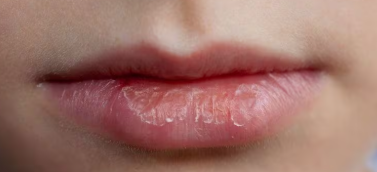
#> input picture hydration/data/Dehydrate/Dehydrate_01.png, 377 x 172 px; its folder holds only this picture in this run
$ python check_dataset_quality.py   (older library calls are emulated)
#> lines starting #> are read from the running program, lines starting #| are printed output that depends on the picture; after the words box and inside, x2 and y2 are one past the last pixel; in counts of white or black regions, pixels touching at a corner belong together
"""
Dataset Quality Checker for Lip Hydration Images
Run this script to analyze your dataset for quality issues
"""

import cv2
import numpy as np
import os
from pathlib import Path
import json
from datetime import datetime

class DatasetQualityChecker:
    def __init__(self, dataset_path):
        self.dataset_path = Path(dataset_path)
        self.results = {
            "timestamp": datetime.now().isoformat(),
            "total_images": 0,
            "issues_found": [],
            "statistics": {},
            "recommendations": []
        }

    def analyze_image(self, image_path):
        """Analyze a single image for quality issues"""
        img = cv2.imread(str(image_path))
#> img is the input picture: shape (172, 377, 3); mean B, G, R 104.1, 113.1, 157.7
        if img is None:
            return {"error": "Could not load image"}

        h, w = img.shape[:2]
#> h = 172; w = 377
        issues = []
        metrics = {}

        # 1. Check image dimensions and aspect ratio
        aspect_ratio = w / h
#> aspect_ratio = 2.19
        metrics['width'] = w
        metrics['height'] = h
        metrics['aspect_ratio'] = round(aspect_ratio, 2)

        if aspect_ratio > 2.5 or aspect_ratio < 0.4:
            issues.append(f"Unusual aspect ratio: {aspect_ratio:.2f}")

        # 2. Check for excessive background (using edge detection)
        gray = cv2.cvtColor(img, cv2.COLOR_BGR2GRAY)
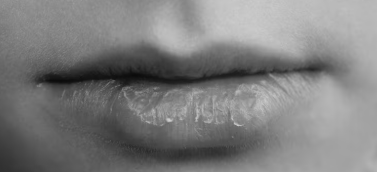
#> gray: shape (172, 377); min 11, max 207, mean 125.4
        edges = cv2.Canny(gray, 50, 150)
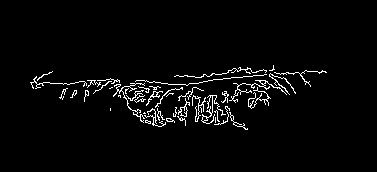
#> edges: shape (172, 377); 3.1% white in thin lines or dots, all inside (x1, y1, x2, y2) = (30, 65, 327, 130)

        # Divide image into regions
        center_h_start, center_h_end = h // 4, 3 * h // 4
#> center_h_start = 43; center_h_end = 129
        center_w_start, center_w_end = w // 4, 3 * w // 4
#> center_w_start = 94; center_w_end = 282

        center_region = edges[center_h_start:center_h_end, center_w_start:center_w_end]
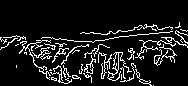
#> center_region: shape (86, 188); 10.5% white in thin lines or dots, all inside (x1, y1, x2, y2) = (0, 22, 188, 86)
        total_edges = np.sum(edges > 0)
#> total_edges = 2030
        center_edges = np.sum(center_region > 0)
#> center_edges = 1702

        if total_edges > 0:
            center_focus_ratio = center_edges / total_edges
#> center_focus_ratio = 0.838
            metrics['center_focus_ratio'] = round(center_focus_ratio, 3)

            # If less than 30% of edges are in center, likely too much background
            if center_focus_ratio < 0.3:
                issues.append(f"Too much background - only {center_focus_ratio*100:.1f}% focus in center")

        # 3. Check brightness and contrast
        brightness = np.mean(gray)
#> brightness = 125.4
        contrast = np.std(gray)
#> contrast = 42.47
        metrics['brightness'] = round(brightness, 2)
        metrics['contrast'] = round(contrast, 2)

        if brightness < 50:
            issues.append(f"Image too dark (brightness: {brightness:.1f})")
        elif brightness > 200:
            issues.append(f"Image too bright (brightness: {brightness:.1f})")

        if contrast < 20:
            issues.append(f"Low contrast (contrast: {contrast:.1f})")

        # 4. Check for blur using Laplacian variance
        laplacian_var = cv2.Laplacian(gray, cv2.CV_64F).var()
#> laplacian_var = 75.22
        metrics['sharpness'] = round(laplacian_var, 2)

        if laplacian_var < 100:
            issues.append(f"Image appears blurry (sharpness: {laplacian_var:.1f})")

        # 5. Detect skin-like colors (lips should have significant skin tones)
        hsv = cv2.cvtColor(img, cv2.COLOR_BGR2HSV)
#> hsv: shape (172, 377, 3); mean H, S, V 37.6, 95.5, 157.7

        # Skin color range in HSV
        lower_skin = np.array([0, 20, 70], dtype=np.uint8)
        upper_skin = np.array([20, 255, 255], dtype=np.uint8)
        skin_mask = cv2.inRange(hsv, lower_skin, upper_skin)
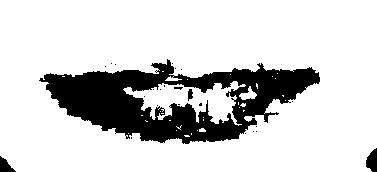
#> skin_mask: shape (172, 377); 81.7% white; 24 black regions (20 under 20 px), largest, box (x1, y1, x2, y2) and area: (39, 59, 320, 144) 11424, (366, 148, 377, 172) 191, (0, 156, 16, 172) 142, (188, 89, 193, 101) 44

        skin_percentage = (np.sum(skin_mask > 0) / (h * w)) * 100
#> skin_percentage = 81.73
        metrics['skin_percentage'] = round(skin_percentage, 2)

        if skin_percentage < 10:
            issues.append(f"Very low skin tone detected ({skin_percentage:.1f}%) - may not be a lip photo")

        # 6. Check file size
        file_size_kb = os.path.getsize(image_path) / 1024
        metrics['file_size_kb'] = round(file_size_kb, 2)

        if file_size_kb < 10:
            issues.append(f"Very small file size ({file_size_kb:.1f}KB) - may be low quality")

        return {
            "issues": issues,
            "metrics": metrics,
            "severity": "high" if len(issues) >= 3 else "medium" if len(issues) >= 1 else "low"
        }

    def check_dataset(self):
        """Check all images in the dataset"""
        categories = ['Dehydrate', 'Normal']

        for category in categories:
            category_path = self.dataset_path / category
            if not category_path.exists():
                print(f"Warning: {category} folder not found")
                continue

            print(f"\n{'='*60}")
            print(f"Analyzing {category} images...")
            print(f"{'='*60}")

            image_files = list(category_path.glob('*.jpg')) + \
                         list(category_path.glob('*.jpeg')) + \
                         list(category_path.glob('*.png'))

            category_issues = []

            for img_path in sorted(image_files):
                self.results['total_images'] += 1
                result = self.analyze_image(img_path)
#> result = 3 items

                if 'error' in result:
                    print(f"ERROR {img_path.name}: {result['error']}")
                    continue

                if result['issues']:
                    issue_data = {
#> (the run stopped early here; a loop or call above may not have finished)

$ run again, on hydration/data/Dehydrate/Dehydrate_05.png
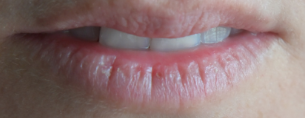
#> input picture hydration/data/Dehydrate/Dehydrate_05.png, 305 x 118 px
#> in analyze_image, img is the input picture: shape (118, 305, 3); mean B, G, R 114.4, 114.4, 139.8
#> in analyze_image, `edges = cv2.Canny(gray, 50, 150)`:
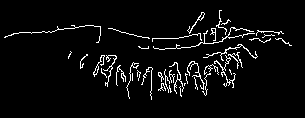
#> edges: shape (118, 305); 4.8% white in thin lines or dots, all inside (x1, y1, x2, y2) = (4, 10, 292, 100)
#> center_region: shape (59, 152); 12% white in thin lines or dots
#> total_edges = 1712
#> center_edges = 1073
#> center_focus_ratio = 0.627
#> brightness = 122
#> contrast = 47.98
#> laplacian_var = 71.18
#> hsv: shape (118, 305, 3); mean H, S, V 76.9, 59.6, 140.3
#> in analyze_image, `skin_mask = cv2.inRange(hsv, lower_skin, upper_skin)`:
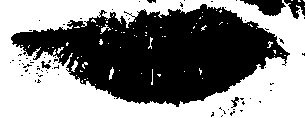
#> skin_mask: shape (118, 305); 51.7% white; 76 black regions (70 under 20 px), largest, box (x1, y1, x2, y2) and area: (11, 4, 290, 107) 16456, (240, 0, 286, 16) 408, (284, 0, 305, 19) 210, (41, 61, 51, 69) 39, (231, 97, 239, 108) 39, (147, 0, 156, 3) 20
#> skin_percentage = 51.67
#> result = 3 items

$ run again, on hydration/data/Dehydrate/Dehydrate_02.png
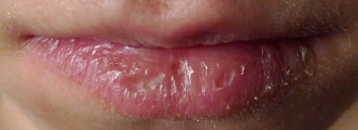
#> input picture hydration/data/Dehydrate/Dehydrate_02.png, 358 x 130 px
#> in analyze_image, img is the input picture: shape (130, 358, 3); mean B, G, R 77.4, 83.4, 131.5
#> edges: shape (130, 358); 6% white in thin lines or dots, all inside (x1, y1, x2, y2) = (7, 3, 313, 128)
#> center_region: shape (65, 179); 13.1% white in thin lines or dots
#> total_edges = 2786
#> center_edges = 1529
#> center_focus_ratio = 0.549
#> brightness = 97.07
#> contrast = 46.74
#> laplacian_var = 205
#> hsv: shape (130, 358, 3); mean H, S, V 61.1, 120.3, 131.5
#> in analyze_image, `skin_mask = cv2.inRange(hsv, lower_skin, upper_skin)`:
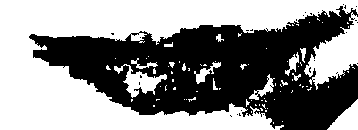
#> skin_mask: shape (130, 358); 54.6% white; 27 black regions (26 under 20 px), largest, box (x1, y1, x2, y2) and area: (29, 6, 358, 130) 21075
#> skin_percentage = 54.59
#> result = 3 items
